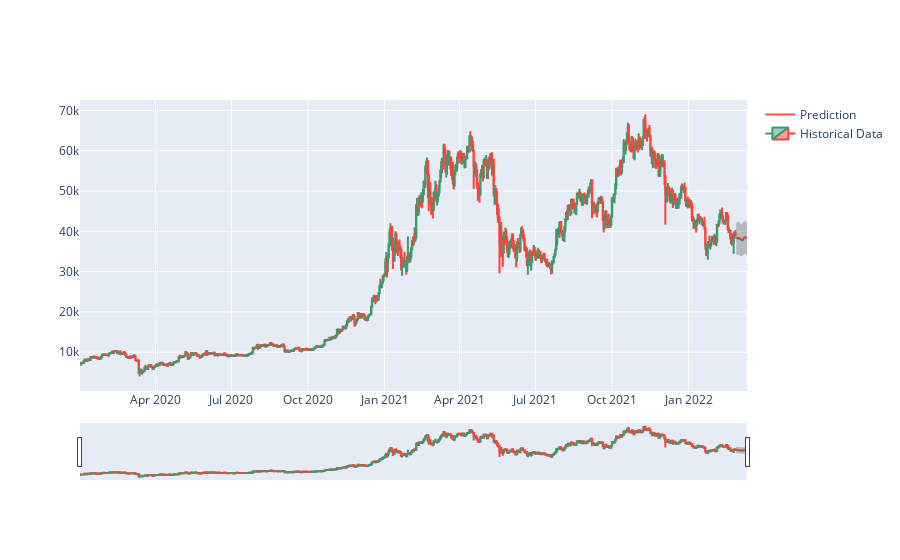

Notebook code cell kept with this figure:
### Code cell
all_grapher(pred,currency='BTC')
